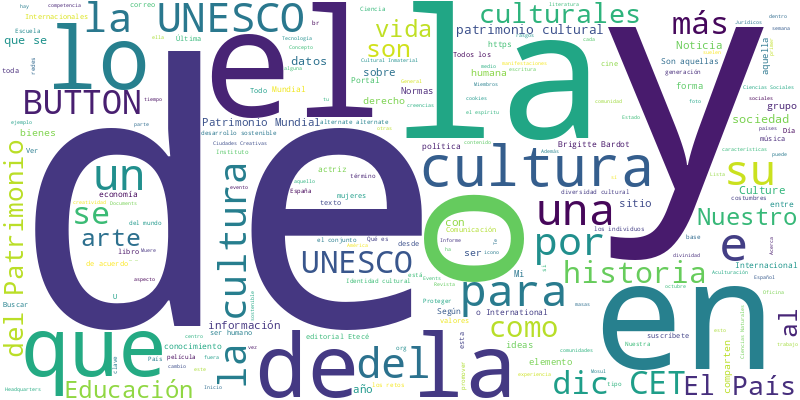

Write the Python code that produced this figure.
from wordcloud import WordCloud
import matplotlib.pyplot as plt

#Pour ouvrir le texte espagnol
with open("dumps-text/corpus_es.txt", encoding="utf-8") as f:
    texte = f.read()

#On crée le nuage de mots et son style
nuage = WordCloud(
    width=800,
    height=400,
    background_color="white"
).generate(texte)

#POur sauvegarder l'image
nuage.to_file("nuage_es.png")

#et enfin l'afficher
plt.imshow(nuage)
plt.axis("off")
plt.show()
